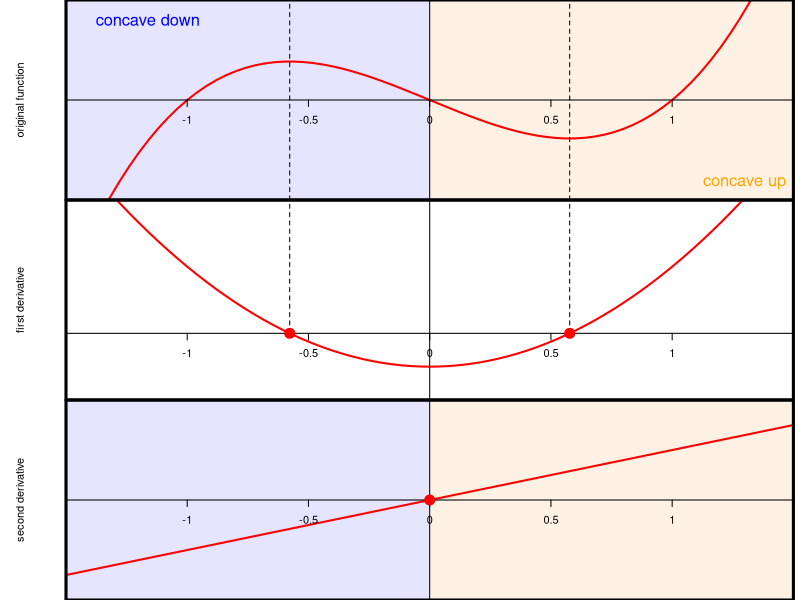
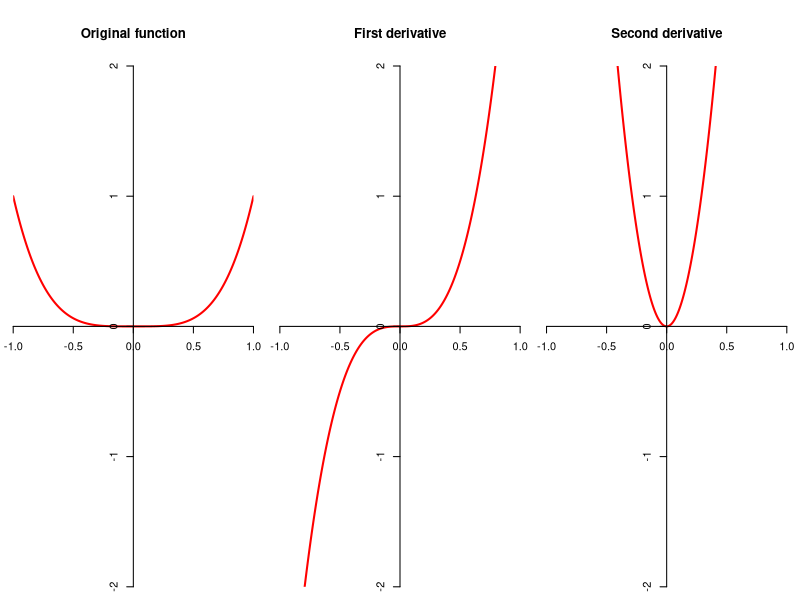
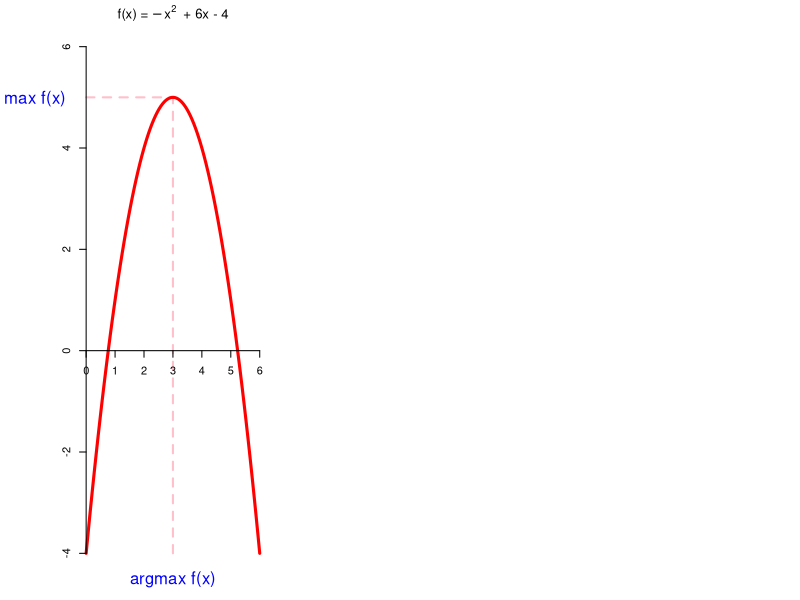
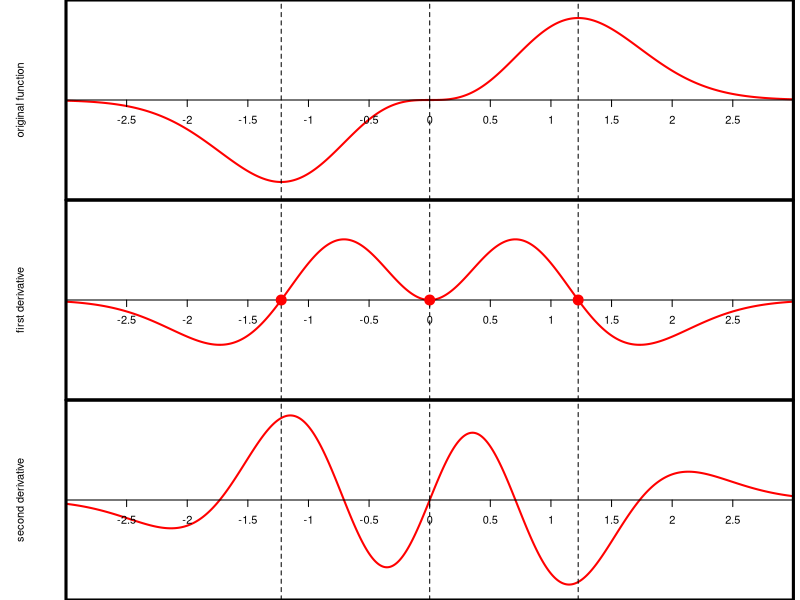

Reproduce these figures in R, in order.
## ---- chunk 1
#| label: fig-derivatives
#| echo: false
#| fig-align: center
#| fig-asp: 1

up_color = "orange"
down_color = "blue"
ticks = seq(-1.5, 1.5, by = 0.5)
labs = c(NA, ticks[-c(1, length(ticks))], NA)
par(mfrow = c(3, 1), mar = c(0, 5, 0, 0.5))
curve(x^3 - x, from = -2, to = 2, 
      xaxt = "n", xaxs = "i", col = "red", 
      yaxt = "n", yaxs = "i",
      lwd = 2, xlim = c(-1.5, 1.5), ylim = c(-1, 1),
      ylab = "original function", 
      panel.first = c(polygon(x = c(-10, 0, 0, -10),
                            y = c(-100, -100, 100, 100),
                            col = rgb(0, 0, 1, 0.1),
                            border = NA),
                      polygon(x = c(10, 0, 0, 10),
                            y = c(-100, -100, 100, 100),
                            col = rgb(1, 0.5, 0, 0.1),
                            border = NA))
      )
legend("topleft", "concave down", text.col = down_color, 
       bty = "n", bg = "transparent", cex = 1.5)
legend("bottomright", "concave up", text.col = up_color, 
       bty = "n", bg = "transparent", cex = 1.5)
box(lwd = 3)
abline(v = c(0, -1/sqrt(3), 1/sqrt(3)), lty = c(1, 2, 2))
axis(1, pos = 0, at = ticks, labels = labs)
curve(3*x^2 - 1, from = -2, to = 2, 
      xaxt = "n", xaxs = "i", col = "red", 
      yaxt = "n", yaxs = "i",
      lwd = 2, , xlim = c(-1.5, 1.5), ylim = c(-2, 4),
      ylab  = "first derivative")
segments(-1/sqrt(3), 0, -1/sqrt(3), 100, lty = 2)
segments(1/sqrt(3), 0, 1/sqrt(3), 100, lty = 2)
axis(1, pos = 0, at = ticks, labels = labs)
points(c(-1/sqrt(3), 1/sqrt(3)), c(0, 0), pch = 19, cex = 2, col = "red")
box(lwd = 3)
abline(v = 0)
curve(6*x, from = -2, to = 2, 
      xaxt = "n", xaxs = "i", col = "red", 
      yaxt = "n", yaxs = "i",
      lwd = 2, , xlim = c(-1.5, 1.5),
      ylab = "second derivative",
            panel.first = c(polygon(x = c(-10, 0, 0, -10),
                            y = c(-100, -100, 100, 100),
                            col = rgb(0, 0, 1, 0.1),
                            border = NA),
                      polygon(x = c(10, 0, 0, 10),
                            y = c(-100, -100, 100, 100),
                            col = rgb(1, 0.5, 0, 0.1),
                            border = NA)))
box(lwd = 3)
abline(v = 0)
axis(1, pos = 0, at = ticks, labels = labs)
points(0, 0, pch = 19, col = "red", cex = 2)
## ---- chunk 2
#| label: fig-derivatives-2
#| echo: false
#| fig-align: center
#| fig-asp: 0.5
par(mfrow = c(1, 3), mar = c(1, 1, 5, 1))
curve(x^4, from = -1, to = 1, n = 1000,
      xaxt = "n", xaxs = "i", 
      yaxt = "n", yaxs = "i",
      col = "red", lwd = 2, ylim = c(-2, 2),
      main = "Original function", bty = "n")
axis(1, pos = 0)
axis(2, pos = 0)
curve(4*x^3, from = -1, to = 1, n = 1000,
      xaxt = "n", xaxs = "i", 
      yaxt = "n", yaxs = "i",
      col = "red", lwd = 2, ylim = c(-2, 2),
      main = "First derivative", bty = "n")
axis(1, pos = 0)
axis(2, pos = 0)
curve(12*x^2, from = -1, to = 1, n = 1000,
      xaxt = "n", xaxs = "i", 
      yaxt = "n", yaxs = "i",
      col = "red", lwd = 2, ylim = c(-2, 2),
      main = "Second derivative", bty = "n")
axis(1, pos = 0)
axis(2, pos = 0)
## ---- chunk 3
#| echo: false
#| fig-align: center
#| fig-width: 4
#| fig-asp: 0.75
par(mar = c(2, 6, 2, 0))
curve(-(x-3)^2 + 5, from = 0, to = 6, ylim = c(-4, 6),
      xaxt = "n", yaxt = "n", bty = "n", ylab = "",
      col = "red", lwd = 3,
      panel.first = c(segments(3, -4, 3, 5, lty = 2, col = "pink", lwd = 2),
                      segments(0, 5, 3, 5, lty = 2, col = "pink", lwd = 2)),
      main = expression("f(x) ="~-x^2~" + 6x - 4"))
axis(1, pos = 0)
axis(2, pos = 0)
mtext("max f(x)", side = 2, at = 5, las = 1, line = 1, col = "blue")
mtext("argmax f(x)", side = 1, at = 3, col = "blue")
## ---- chunk 4
#| label: fig-saddle
#| echo: false
#| fig-align: center
#| fig-asp: 1
#| fig-cap: The function $f$ has three critical points at $-\sqrt{3/2}$, 0, and $\sqrt{3/2}$ corresponding to a minimum, a saddle point, and a maximum.

ticks = seq(-3, 3, by = 0.5)
labs = c(NA, ticks[-c(1, length(ticks))], NA)
par(mfrow = c(3, 1), mar = c(0, 5, 0, 0.5))
curve(x^3 * exp(-x^2), from = -3, to = 3, n = 1000,
      xaxt = "n", xaxs = "i", col = "red", 
      yaxt = "n", yaxs = "i",
      lwd = 2, xlim = c(-3, 3), ylim = c(-0.5, 0.5),
      ylab = "original function"
)
box(lwd = 3)
abline(v = c(0, -sqrt(3/2), sqrt(3/2)), lty = 2)
axis(1, pos = 0, at = ticks, labels = labs)
curve(exp(-x^2) * (3*x^2-2*x^4), from = -3, to = 3, n = 1000,
      xaxt = "n", xaxs = "i", col = "red", 
      yaxt = "n", yaxs = "i",
      lwd = 2, , xlim = c(-3, 3), ylim = c(-1, 1),
      ylab  = "first derivative")
abline(v = c(0, -sqrt(3/2), sqrt(3/2)), lty = 2)
axis(1, pos = 0, at = ticks, labels = labs)
points(c(-sqrt(3/2), sqrt(3/2), 0), c(0, 0, 0), pch = 19, cex = 2, col = "red")
box(lwd = 3)
curve(2*x*exp(-x^2)*(3-7*x^2+2*x^4), from = -3, to = 3, n = 1000,
      xaxt = "n", xaxs = "i", col = "red", 
      yaxt = "n", yaxs = "i",
      lwd = 2, , xlim = c(-3, 3), ylim = c(-2, 2),
      ylab = "second derivative"
)
box(lwd = 3)
abline(v = c(0, -sqrt(3/2), sqrt(3/2)), lty = 2)
axis(1, pos = 0, at = ticks, labels = labs)
